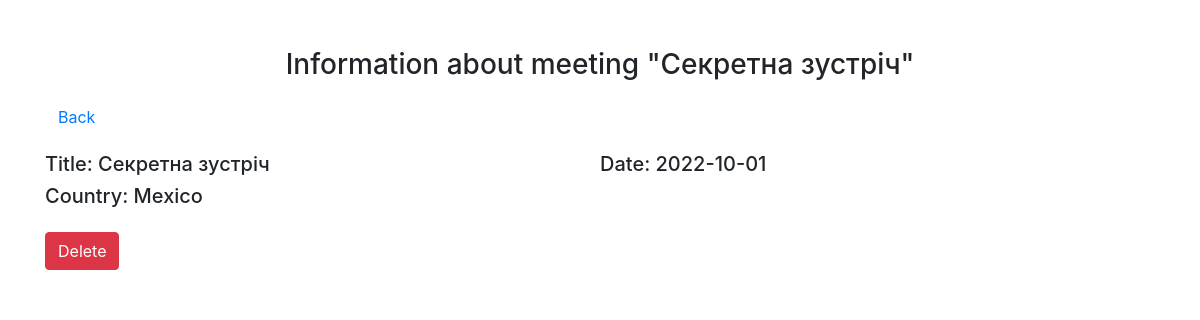
The page /info.php?id=37 on the database its author committed.
### tables this page shows
CREATE TABLE `meetings` (
  `id` int(11) NOT NULL,
  `title` varchar(255) DEFAULT NULL,
  `date` date NOT NULL,
  `latitude` double DEFAULT NULL,
  `longitude` double DEFAULT NULL,
  `country` varchar(255) DEFAULT NULL
);

### info.php (the view, shortened to what this page needs)
<?php
    require 'config/connect.php';
    $id = $_GET['id'];
    $sql = "SELECT * FROM `meetings` WHERE `meetings`.`id` = '$id'";
    $query = $pdo->prepare($sql);
    $query->execute( );
    $meet = $query->fetchAll(PDO::FETCH_ASSOC);
?>
<!DOCTYPE html>
<html lang="en">
    <head>
        <link rel="stylesheet" href="https://cdn.jsdelivr.net/npm/bootstrap@4.6.1/dist/css/bootstrap.min.css">
    </head>
    <body>
        <div class="container">
            <h3 class="text-center mt-5">Information about meeting "<?= $meet[0]['title'] ?>"</h3>
            <a href="index.php" class="btn btn-link mt-2">Back</a>
            <div class="d-flex justify-content-between flex-wrap mt-3">
                <h5 class="w-50">Title: <?= $meet[0]['title'] ?></h5>
                <h5 class="w-50">Date: <?= $meet[0]['date'] ?></h5>
                <h5 class="w-50">Country: <?= $meet[0]['country'] ?></h5>
            </div>
            <a href='delete.php?id=<?= $id ?>' class="btn btn-danger mt-3">Delete</a>
        </div>
    </body>
</html>

### rows shown on the page
meetings: title "Секретна зустріч", date "2022-10-01", country "Mexico"
